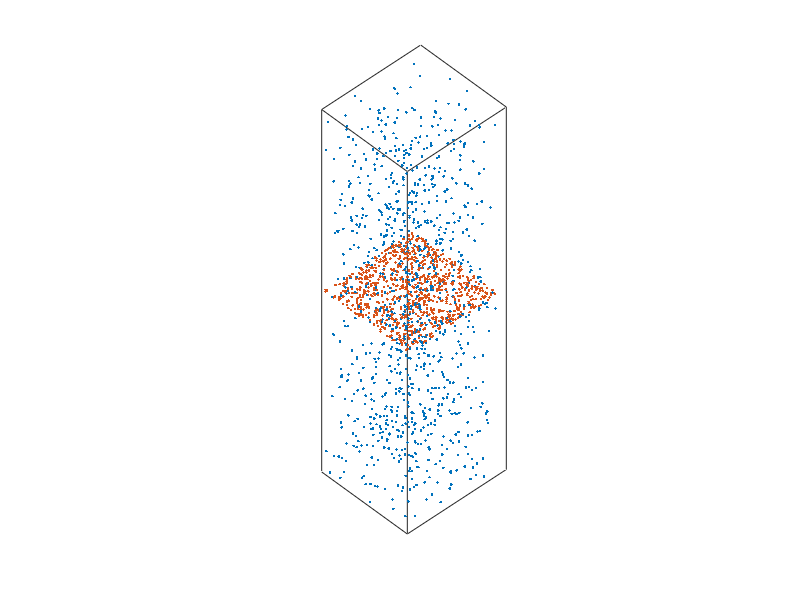

Write the MATLAB code that produced this figure. (Note: this script raises an error after producing the figure.)
scatter3(64*rand(1000,1),256*rand(1000,1),64*rand(1000,1),'.')
xlim([0 64]); zlim([0 64]);
ylim([0 256]);

[X,Y] = meshgrid(1:64,1:64);
X = X(:); Y = Y(:);
mask = rand(size(X));
mask(mask < 0.8) = 0;
mask = logical(mask);
Z = 128*ones(size(X(:)));
hold on; scatter3(X(mask),Z(mask),Y(mask),'.');
hold off;
camup([0 1 0]);
set(gca,'xtick',[],'ytick',[],'ztick',[]);
box on;
set(gcf,'color','white');
axis image;
export_fig('datacube2.pdf');